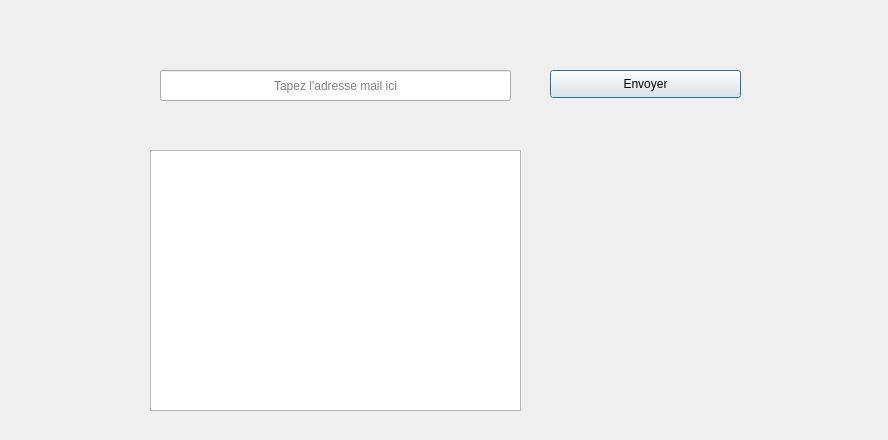
<?xml version="1.0" encoding="UTF-8"?>
<ui version="4.0">
 <class>email</class>
 <widget class="QDialog" name="email">
  <property name="geometry">
   <rect>
    <x>0</x>
    <y>0</y>
    <width>888</width>
    <height>440</height>
   </rect>
  </property>
  <property name="windowTitle">
   <string>Dialog</string>
  </property>
  <widget class="QLineEdit" name="lineEdit_email">
   <property name="geometry">
    <rect>
     <x>160</x>
     <y>70</y>
     <width>351</width>
     <height>31</height>
    </rect>
   </property>
   <property name="alignment">
    <set>Qt::AlignCenter</set>
   </property>
   <property name="placeholderText">
    <string>Tapez l'adresse mail ici</string>
   </property>
  </widget>
  <widget class="QPushButton" name="envoyermail">
   <property name="geometry">
    <rect>
     <x>550</x>
     <y>70</y>
     <width>191</width>
     <height>28</height>
    </rect>
   </property>
   <property name="text">
    <string>Envoyer</string>
   </property>
  </widget>
  <widget class="QTextEdit" name="message">
   <property name="geometry">
    <rect>
     <x>150</x>
     <y>150</y>
     <width>371</width>
     <height>261</height>
    </rect>
   </property>
  </widget>
 </widget>
 <resources/>
 <connections/>
</ui>
